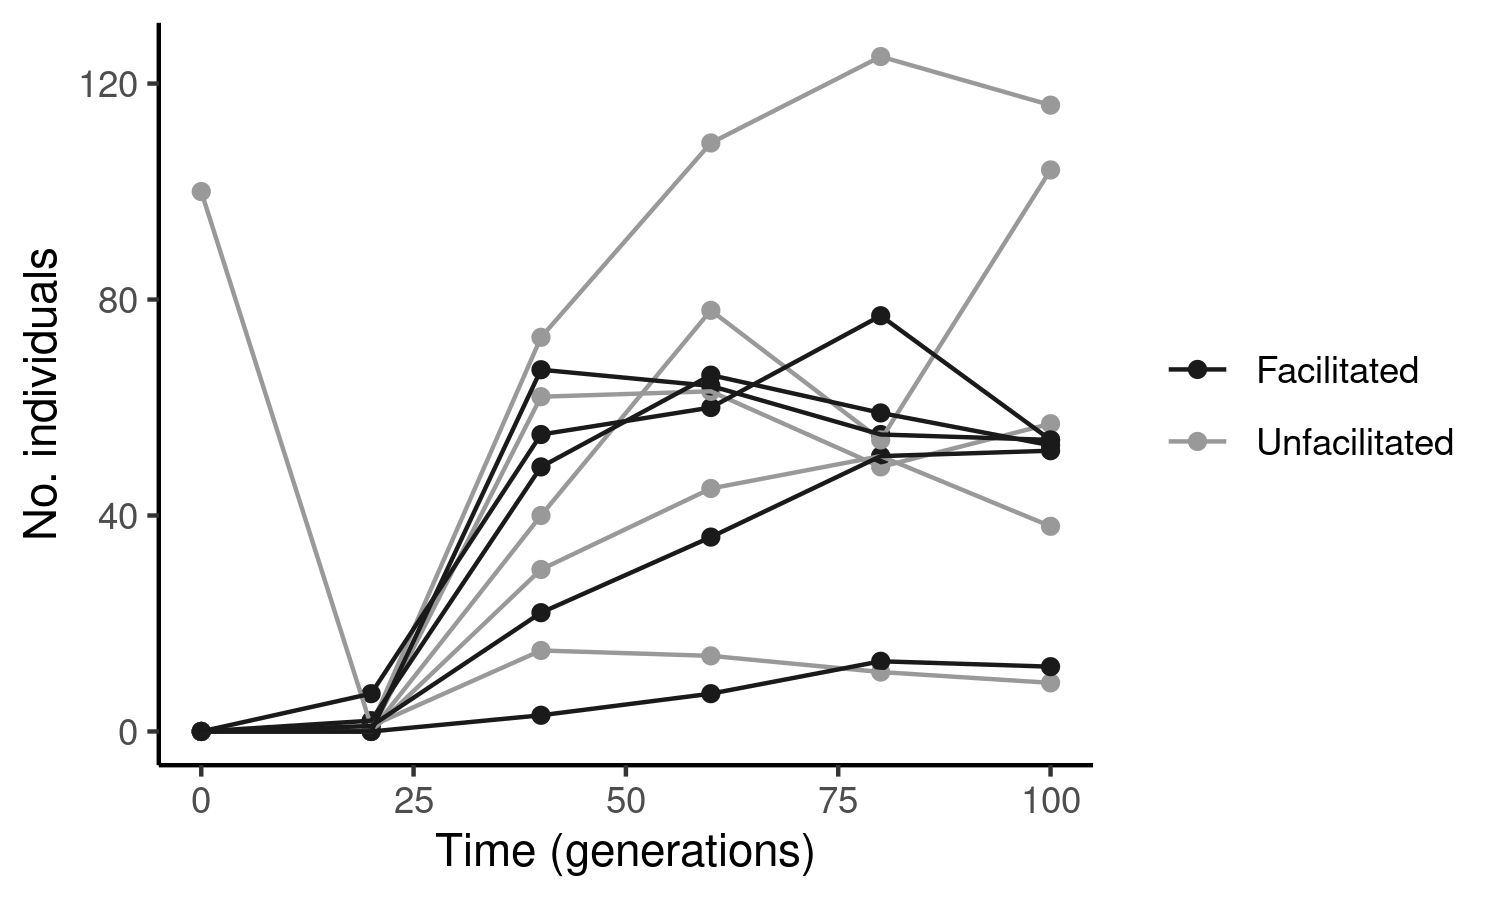

The script that saved this image:
rm(list = ls())

library(tidyverse)
library(brachypoder)

theme_set(theme_classic())

# Set folder where to find the data
root <- system.file("extdata", "sim-example", package = "brachypoder")

# Read the data
data <- read_data(root, variables = c("time", "patchsizes"), ncols = c(-10, 1))

# Reshape the data
data <- data %>%
  mutate(deme = rep(1:5, nrow(data) / 5), patch = rep(c(FALSE, TRUE), nrow(data) / 2)) %>%
  rename(n = "patchsizes")

# Relabel
data <- data %>% mutate(patch_lab = if_else(patch, "Facilitated", "Unfacilitated"))

# Plot
plot <- data %>%
  ggplot(aes(x = time, y = n, group = interaction(deme, patch), color = patch_lab)) +
  geom_point() +
  geom_line() +
  xlab("Time (generations)") +
  ylab("No. individuals") +
  labs(color = NULL) +
  scale_color_manual(values = c("gray10", "gray60"))

ggsave("test.png", plot, width = 5, height = 3, dpi = 300)
